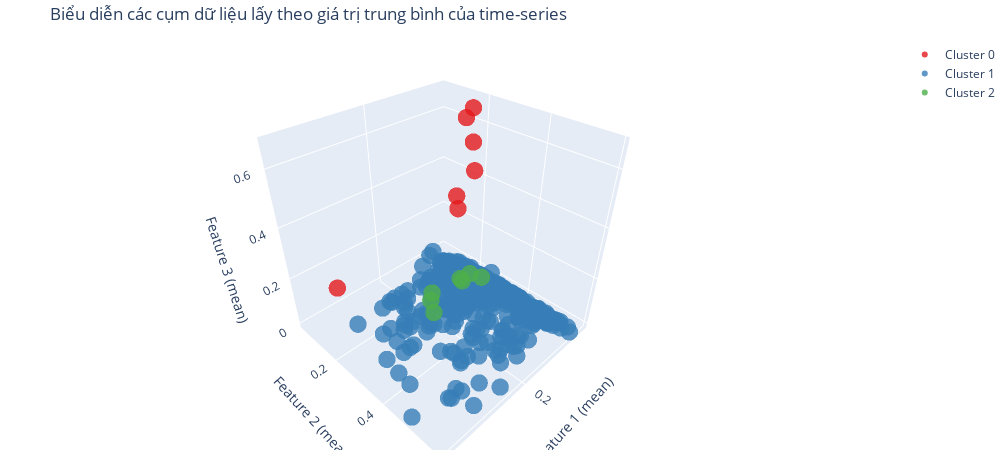

Notebook code for this chart:
### Code cell
colors = px.colors.qualitative.Set1
fig = go.Figure()

for i in range(len(labels)):
    cluster_points = x_mean[labels == i]
    
    fig.add_trace(go.Scatter3d(
        x=cluster_points[:, 0],
        y=cluster_points[:, 1],
        z=cluster_points[:, 2],
        mode='markers',
        marker=dict(size=6, color=colors[i % len(colors)], opacity=0.8),
        name=f'Cluster {i}'
    ))

fig.update_layout(
    title=f'Biểu diễn các cụm dữ liệu lấy theo giá trị trung bình của time-series',
    scene=dict(
        xaxis_title='Feature 1 (mean)',
        yaxis_title='Feature 2 (mean)',
        zaxis_title='Feature 3 (mean)',
    ),
    margin=dict(l=0, r=0, b=0, t=40),
    width=1000,  # Tăng chiều rộng
    height=450   # Tăng chiều cao
)
fig.show()
